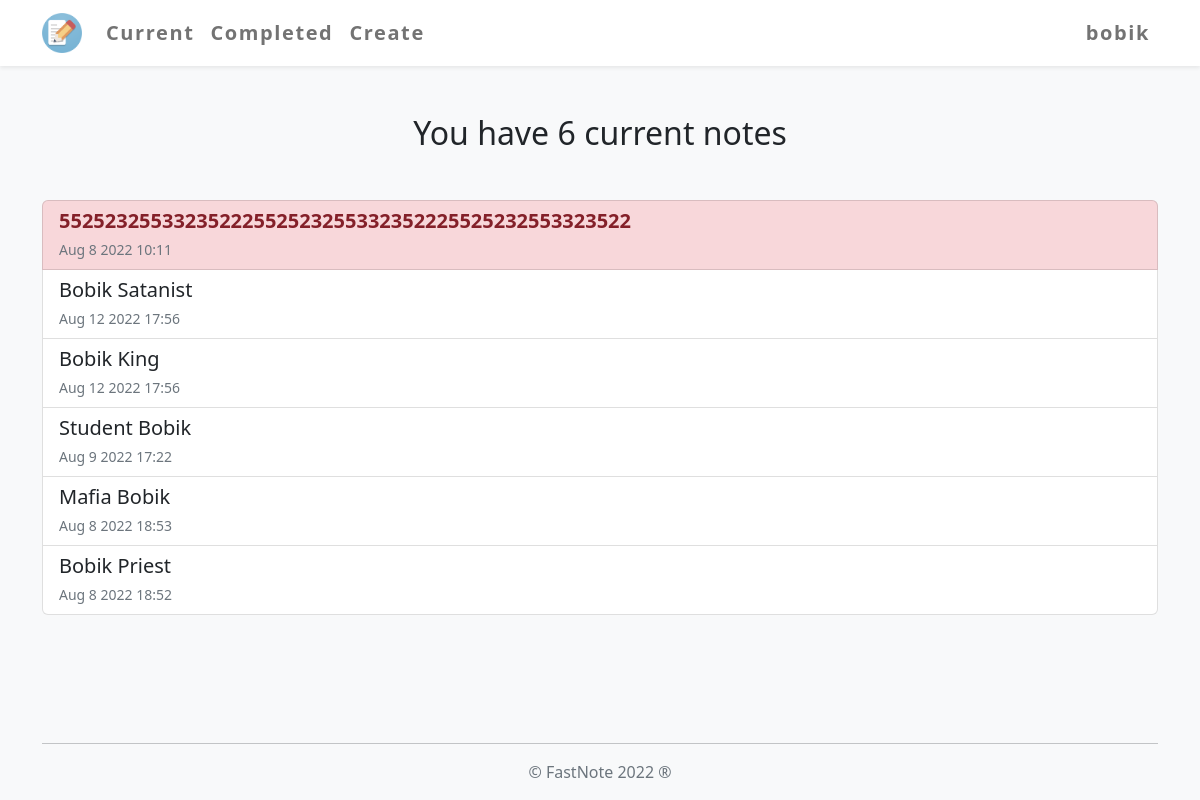
/current/ (signed in), run on an earlier commit of the app's database.
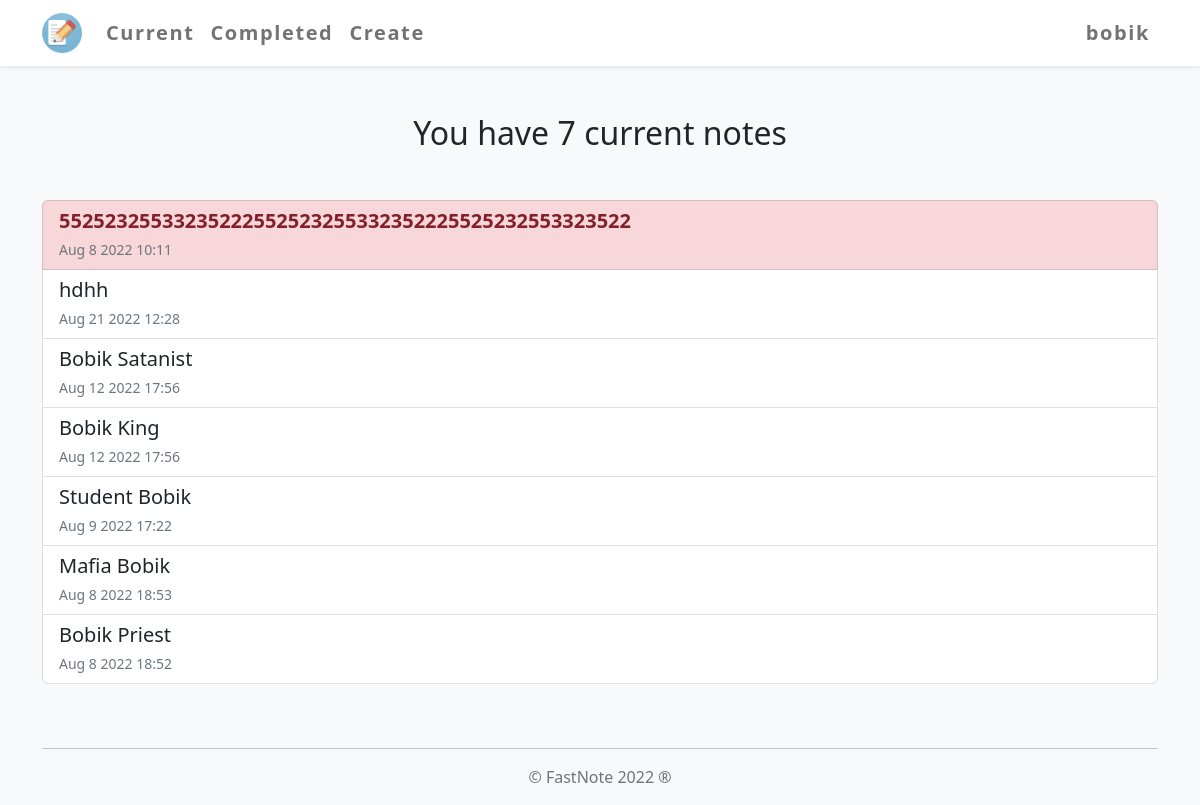
And on a later commit of the database.
### todo/models.py (models this page shows, shortened)
class Todo(models.Model):
    title = models.CharField(max_length=50)
    memo = models.TextField(blank=True, max_length=3000)
    creation_date = models.DateTimeField(auto_now_add=True)
    completed_date = models.DateTimeField(null=True, blank=True)
    important = models.BooleanField(default=False)
    user = models.ForeignKey(User, on_delete=models.CASCADE)

### todo/views.py (the view)
# urls.py: path('current/', views.currenttodos, name='currenttodos'),
@login_required
def currenttodos(request):
    todos = Todo.objects.filter(user=request.user, completed_date__isnull=True).order_by('-important', '-creation_date')
    return render(request, 'todo/currenttodos.html', {'todos': todos})

### todo/templates/todo/currenttodos.html (shortened to what this page needs)
{% extends 'todo/base.html' %}
{% block content %}
<div class="bg-light grey_container">
  <div class="container">
    <div class="bd-masthead" id="content">
      {% if todos.count == 0 %}
      <div class='text-center'>
        <h1 class="mb-4">Looks like you have 0 todos</h1>
        <a role="button" class="btn btn-outline-primary btn-lg mb-5" href="{% url 'createtodo' %}">Create a New Note</a>
      </div>
      {% else %}
      <h2 class="text-center">You have {{ todos.count }} current note{{ todos.count|pluralize }}</h2>
      {% endif %}
      <div class="list-group mb-5 mt-5">
        {% for todo in todos %}
        <a href="{% url 'viewtodo' todo.id %}" class="list-group-item list-group-item-action{% if todo.important %} list-group-item-danger{% endif %}">
          <h5 class="mb-1">
            {% if todo.important %}<b>{% endif %}{{ todo.title }}{% if todo.important %}</b>{% endif %}</h5>
          <small class="text-muted">{{ todo.creation_date|date:'M j Y H:i' }}</small>
        </a>
        {% endfor %}
      </div>
    </div>
  </div>
</div>
{% endblock %}

What changed in the data, as far as the page shows it:
added Todo: title "hdhh", creation_date "Aug 21 2022 12:28"
Also different on the page:
{{ todos.count }}: "6" → "7"
